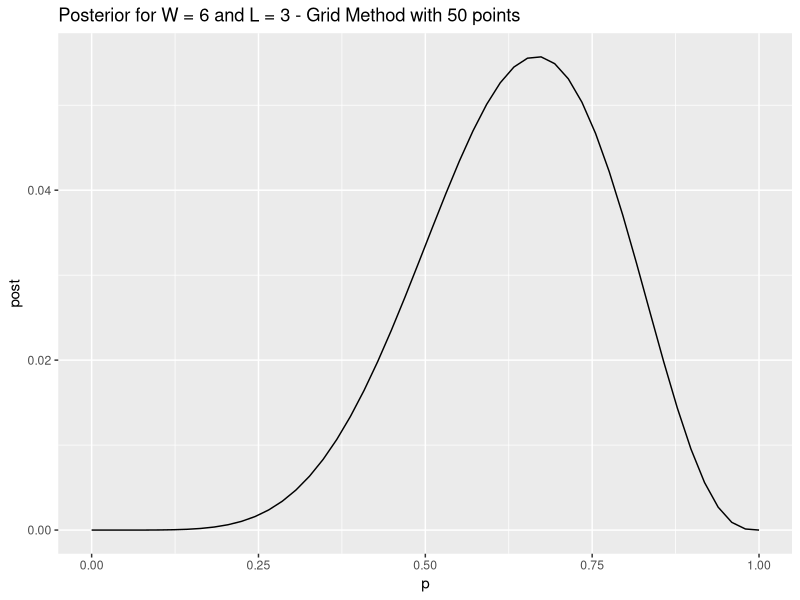
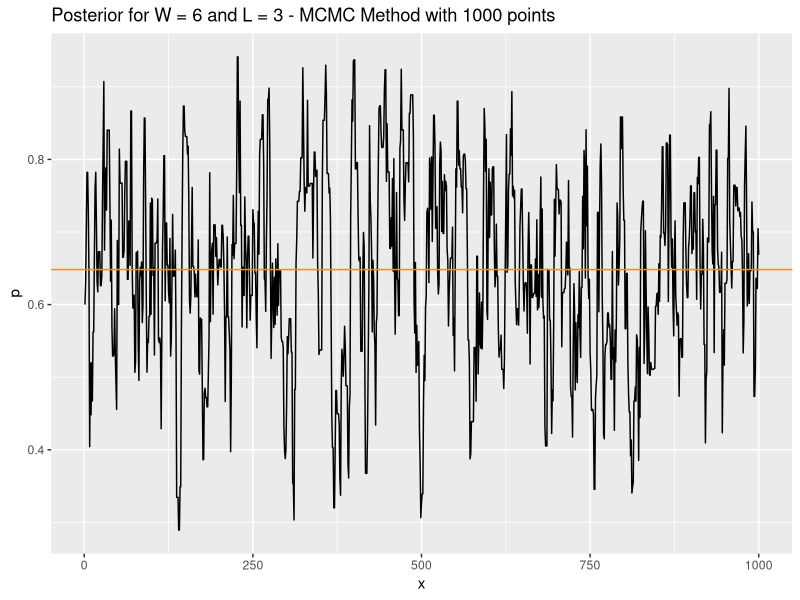
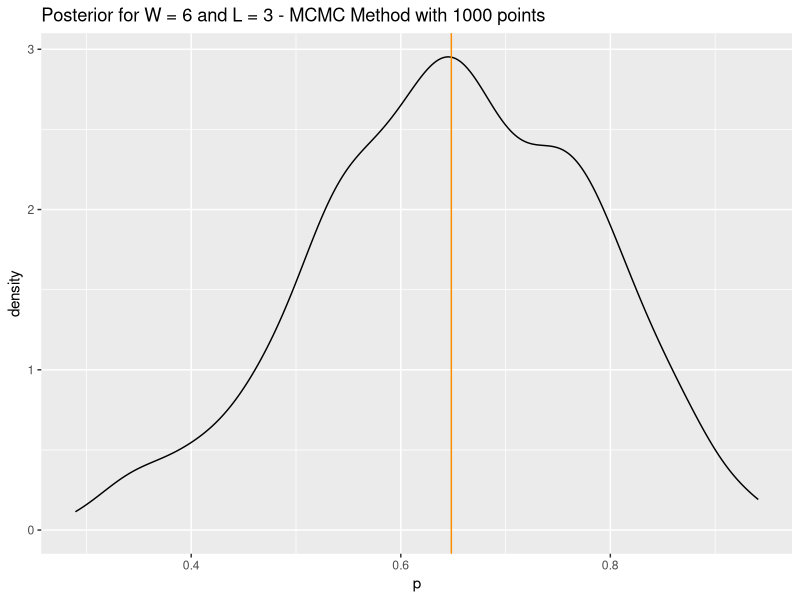

The R script that drew these images, in order:
## ---- chunk 1
knitr::opts_chunk$set(echo = TRUE)
library(ggplot2)
library(glue)
## ---- chunk 2
# Number of points on the grid
N <- 50
# data
W <- 6
L <- 3
# Prior 
prior <- rep(1, N)
# P(W = 6, L = 3 / p) = dbinom(6, 9, p)
# Probabiliies of the grid
p_grid <- seq(0, 1, length.out = N) 
# Prior x P(W = 6, L = 3 ) for each point of the grid
Posterior_raw <-  dbinom(W, W + L, p_grid)
# Standardisation of posterior
Posterior <-  Posterior_raw/sum(Posterior_raw)
## ---- chunk 3
results <- data.frame(p = p_grid, post = Posterior)
ggplot(results, aes(p, post)) +
  geom_line() +
  labs(title = glue("Posterior for W = {W} and L = {L} - Grid Method with {N} points"))
## ---- chunk 4
N <- 1000
W <- 6
L <- 3
p <- rep(NA, N)
p[1] <- 0.6

for (i in 2:N) {
  p_new <- rnorm(1, p[i - 1], 0.1)
  # p_new <- runif(1) converge moins bien :)
  if (p_new < 0 ) p_new <- 1 + p_new
  if (p_new > 1 ) p_new <- 2 - p_new
  q0 <- dbinom(W, W + L, p[i-1])
  q1 <- dbinom(W, W + L, p_new)
  p[i] <- ifelse(runif(1) < q1/q0, p_new, p[i - 1])
}
p_moy <- mean(p)

## ---- chunk 5
# Plot of chain
ggplot(data.frame(x = 1:N, p = p), aes(x, p)) + 
  geom_line() +
  geom_hline(yintercept = p_moy, color = "darkorange") +
  labs(title = glue("Posterior for W = {W} and L = {L} - MCMC Method with {N} points"))
# Plot of posterior
ggplot(data.frame(x = 1:N, p = p), aes(p)) +
  geom_density() + 
  geom_vline(xintercept = p_moy, color = "darkorange") +
  labs(title = glue("Posterior for W = {W} and L = {L} - MCMC Method with {N} points"))
